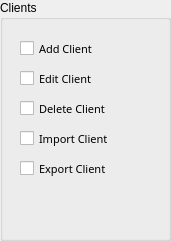
       <widget class="QGroupBox" name="groupBox_11">
        <property name="enabled">
         <bool>true</bool>
        </property>
        <property name="geometry">
         <rect>
          <x>490</x>
          <y>110</y>
          <width>171</width>
          <height>241</height>
         </rect>
        </property>
        <property name="title">
         <string>Clients</string>
        </property>
        <widget class="QCheckBox" name="checkBox_9">
         <property name="geometry">
          <rect>
           <x>20</x>
           <y>100</y>
           <width>101</width>
           <height>17</height>
          </rect>
         </property>
         <property name="font">
          <font>
           <family>Yu Gothic UI Semibold</family>
           <pointsize>8</pointsize>
           <weight>50</weight>
           <italic>false</italic>
           <bold>false</bold>
          </font>
         </property>
         <property name="text">
          <string>Delete Client</string>
         </property>
        </widget>
        <widget class="QCheckBox" name="checkBox_8">
         <property name="geometry">
          <rect>
           <x>20</x>
           <y>70</y>
           <width>91</width>
           <height>17</height>
          </rect>
         </property>
         <property name="font">
          <font>
           <family>Yu Gothic UI Semibold</family>
           <pointsize>8</pointsize>
           <weight>50</weight>
           <italic>false</italic>
           <bold>false</bold>
          </font>
         </property>
         <property name="text">
          <string>Edit Client</string>
         </property>
        </widget>
        <widget class="QCheckBox" name="checkBox_6">
         <property name="geometry">
          <rect>
           <x>20</x>
           <y>40</y>
           <width>91</width>
           <height>17</height>
          </rect>
         </property>
         <property name="font">
          <font>
           <family>Yu Gothic UI Semibold</family>
           <pointsize>8</pointsize>
           <weight>50</weight>
           <italic>false</italic>
           <bold>false</bold>
          </font>
         </property>
         <property name="text">
          <string>Add Client</string>
         </property>
        </widget>
        <widget class="QCheckBox" name="checkBox_16">
         <property name="geometry">
          <rect>
           <x>20</x>
           <y>160</y>
           <width>101</width>
           <height>17</height>
          </rect>
         </property>
         <property name="font">
          <font>
           <family>Yu Gothic UI Semibold</family>
           <pointsize>8</pointsize>
           <weight>50</weight>
           <italic>false</italic>
           <bold>false</bold>
          </font>
         </property>
         <property name="text">
          <string>Export Client</string>
         </property>
        </widget>
        <widget class="QCheckBox" name="checkBox_15">
         <property name="geometry">
          <rect>
           <x>20</x>
           <y>130</y>
           <width>101</width>
           <height>17</height>
          </rect>
         </property>
         <property name="font">
          <font>
           <family>Yu Gothic UI Semibold</family>
           <pointsize>8</pointsize>
           <weight>50</weight>
           <italic>false</italic>
           <bold>false</bold>
          </font>
         </property>
         <property name="text">
          <string>Import Client</string>
         </property>
        </widget>
       </widget>
